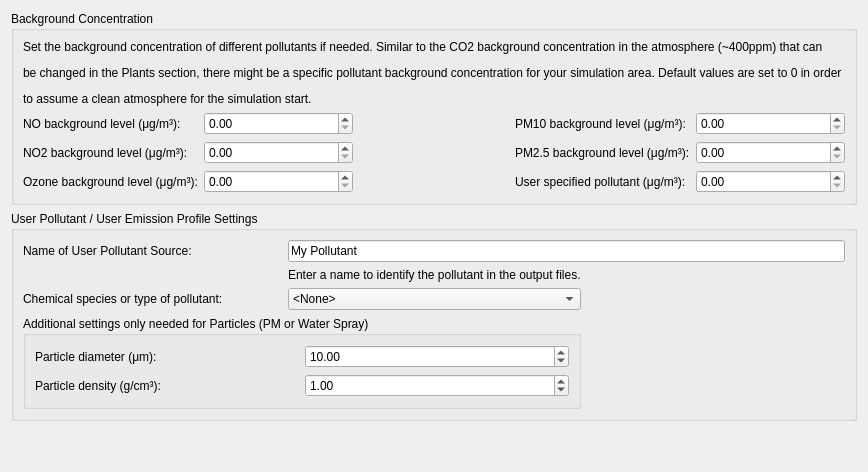
             <widget class="QWidget" name="tab_Pollutants">
              <attribute name="title">
               <string>Pollutant Settings</string>
              </attribute>
              <layout class="QGridLayout" name="gridLayout_90">
               <item row="0" column="0">
                <widget class="QGroupBox" name="gb_bckgrndConc">
                 <property name="title">
                  <string>Background Concentration</string>
                 </property>
                 <layout class="QGridLayout" name="gridLayout_41">
                  <item row="3" column="4">
                   <widget class="QDoubleSpinBox" name="sb_userPollu">
                    <property name="locale">
                     <locale language="English" country="UnitedStates"/>
                    </property>
                    <property name="maximum">
                     <double>9999.989999999999782</double>
                    </property>
                   </widget>
                  </item>
                  <item row="2" column="0">
                   <widget class="QLabel" name="label_116">
                    <property name="text">
                     <string>NO2 background level (μg/m³):</string>
                    </property>
                   </widget>
                  </item>
                  <item row="2" column="3">
                   <widget class="QLabel" name="label_119">
                    <property name="text">
                     <string>PM2.5 background level (μg/m³):</string>
                    </property>
                   </widget>
                  </item>
                  <item row="1" column="4">
                   <widget class="QDoubleSpinBox" name="sb_PM10">
                    <property name="locale">
                     <locale language="English" country="UnitedStates"/>
                    </property>
                    <property name="maximum">
                     <double>9999.989999999999782</double>
                    </property>
                   </widget>
                  </item>
                  <item row="1" column="0">
                   <widget class="QLabel" name="label_115">
                    <property name="text">
                     <string>NO background level (μg/m³):</string>
                    </property>
                   </widget>
                  </item>
                  <item row="3" column="1">
                   <widget class="QDoubleSpinBox" name="sb_ozone">
                    <property name="locale">
                     <locale language="English" country="UnitedStates"/>
                    </property>
                    <property name="maximum">
                     <double>9999.989999999999782</double>
                    </property>
                   </widget>
                  </item>
                  <item row="1" column="1">
                   <widget class="QDoubleSpinBox" name="sb_NO">
                    <property name="locale">
                     <locale language="English" country="UnitedStates"/>
                    </property>
                    <property name="maximum">
                     <double>9999.989999999999782</double>
                    </property>
                   </widget>
                  </item>
                  <item row="1" column="3">
                   <widget class="QLabel" name="label_118">
                    <property name="text">
                     <string>PM10 background level (μg/m³):</string>
                    </property>
                   </widget>
                  </item>
                  <item row="2" column="1">
                   <widget class="QDoubleSpinBox" name="sb_NO2">
                    <property name="locale">
                     <locale language="English" country="UnitedStates"/>
                    </property>
                    <property name="maximum">
                     <double>9999.989999999999782</double>
                    </property>
                   </widget>
                  </item>
                  <item row="2" column="4">
                   <widget class="QDoubleSpinBox" name="sb_PM25">
                    <property name="locale">
                     <locale language="English" country="UnitedStates"/>
                    </property>
                    <property name="maximum">
                     <double>9999.989999999999782</double>
                    </property>
                   </widget>
                  </item>
                  <item row="0" column="0" colspan="5">
                   <widget class="QLabel" name="label_114">
                    <property name="text">
                     <string>&lt;html&gt;&lt;head/&gt;&lt;body&gt;&lt;p&gt;Set the background concentration of different pollutants if needed. Similar to the CO2 background concentration in the atmosphere (~400ppm) that can &lt;/p&gt;&lt;p&gt;be changed in the Plants section, there might be a specific pollutant background concentration for your simulation area. Default values are set to 0 in order &lt;/p&gt;&lt;p&gt;to assume a clean atmosphere for the simulation start.&lt;/p&gt;&lt;/body&gt;&lt;/html&gt;</string>
                    </property>
                   </widget>
                  </item>
                  <item row="3" column="0">
                   <widget class="QLabel" name="label_117">
                    <property name="text">
                     <string>Ozone background level (μg/m³):</string>
                    </property>
                   </widget>
                  </item>
                  <item row="3" column="3">
                   <widget class="QLabel" name="label_120">
                    <property name="text">
                     <string>User specified pollutant (μg/m³):</string>
                    </property>
                   </widget>
                  </item>
                  <item row="2" column="2" rowspan="2">
                   <spacer name="verticalSpacer_9">
                    <property name="orientation">
                     <enum>Qt::Orientation::Vertical</enum>
                    </property>
                    <property name="sizeHint" stdset="0">
                     <size>
                      <width>20</width>
                      <height>40</height>
                     </size>
                    </property>
                   </spacer>
                  </item>
                 </layout>
                </widget>
               </item>
               <item row="2" column="0">
                <spacer name="verticalSpacer_13">
                 <property name="orientation">
                  <enum>Qt::Orientation::Vertical</enum>
                 </property>
                 <property name="sizeHint" stdset="0">
                  <size>
                   <width>20</width>
                   <height>40</height>
                  </size>
                 </property>
                </spacer>
               </item>
               <item row="1" column="0">
                <widget class="QGroupBox" name="gb_UserPollu">
                 <property name="title">
                  <string>User Pollutant / User Emission Profile Settings</string>
                 </property>
                 <layout class="QGridLayout" name="gridLayout_42">
                  <item row="2" column="1">
                   <widget class="QComboBox" name="cb_userPolluType">
                    <item>
                     <property name="text">
                      <string>&lt;None&gt;</string>
                     </property>
                    </item>
                    <item>
                     <property name="text">
                      <string>PM (Particulate matter)</string>
                     </property>
                    </item>
                    <item>
                     <property name="text">
                      <string>CO (Carbon Oxide)</string>
                     </property>
                    </item>
                    <item>
                     <property name="text">
                      <string>CO2 (Carbon Dioxide)</string>
                     </property>
                    </item>
                    <item>
                     <property name="text">
                      <string>NO (Nitrogen Oxide)</string>
                     </property>
                    </item>
                    <item>
                     <property name="text">
                      <string>NO2 (Nitrogen Dioxide)</string>
                     </property>
                    </item>
                    <item>
                     <property name="text">
                      <string>SO2 (Sulfur Dioxide)</string>
                     </property>
                    </item>
                    <item>
                     <property name="text">
                      <string>NH3 (Ammonia)</string>
                     </property>
                    </item>
                    <item>
                     <property name="text">
                      <string>H2O2 (Hydrogen Peroxide)</string>
                     </property>
                    </item>
                    <item>
                     <property name="text">
                      <string>Water Spray</string>
                     </property>
                    </item>
                   </widget>
                  </item>
                  <item row="0" column="0">
                   <widget class="QLabel" name="label_121">
                    <property name="text">
                     <string>Name of User Pollutant Source:</string>
                    </property>
                   </widget>
                  </item>
                  <item row="1" column="1">
                   <widget class="QLabel" name="label_123">
                    <property name="text">
                     <string>&lt;html&gt;&lt;head/&gt;&lt;body&gt;&lt;p&gt;Enter a name to identify the pollutant in the output files.&lt;/p&gt;&lt;/body&gt;&lt;/html&gt;</string>
                    </property>
                   </widget>
                  </item>
                  <item row="2" column="0">
                   <widget class="QLabel" name="label_122">
                    <property name="text">
                     <string>Chemical species or type of pollutant:</string>
                    </property>
                   </widget>
                  </item>
                  <item row="0" column="1" colspan="2">
                   <widget class="QLineEdit" name="le_userPolluName">
                    <property name="text">
                     <string>My Pollutant</string>
                    </property>
                   </widget>
                  </item>
                  <item row="3" column="0" rowspan="3" colspan="2">
                   <widget class="QGroupBox" name="gb_additionalMyPollu">
                    <property name="title">
                     <string>Additional settings only needed for Particles (PM or Water Spray)</string>
                    </property>
                    <layout class="QGridLayout" name="gridLayout_43">
                     <item row="0" column="0">
                      <widget class="QLabel" name="label_125">
                       <property name="text">
                        <string>Particle diameter (μm):</string>
                       </property>
                      </widget>
                     </item>
                     <item row="0" column="1">
                      <widget class="QDoubleSpinBox" name="sb_praticleDia">
                       <property name="locale">
                        <locale language="English" country="UnitedStates"/>
                       </property>
                       <property name="maximum">
                        <double>10000.000000000000000</double>
                       </property>
                       <property name="value">
                        <double>10.000000000000000</double>
                       </property>
                      </widget>
                     </item>
                     <item row="1" column="0">
                      <widget class="QLabel" name="label_126">
                       <property name="text">
                        <string>Particle density (g/cm³):</string>
                       </property>
                      </widget>
                     </item>
                     <item row="1" column="1">
                      <widget class="QDoubleSpinBox" name="sb_particleDens">
                       <property name="locale">
                        <locale language="English" country="UnitedStates"/>
                       </property>
                       <property name="maximum">
                        <double>10000.000000000000000</double>
                       </property>
                       <property name="value">
                        <double>1.000000000000000</double>
                       </property>
                      </widget>
                     </item>
                    </layout>
                   </widget>
                  </item>
                 </layout>
                </widget>
               </item>
              </layout>
             </widget>
